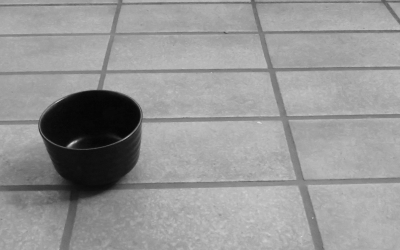
#> input picture Image_processing_Practical_labs/Exp3/Arithmatic opreation on imag/First_img.png, 400 x 250 px, found by its file name
$ jupyter execute Arithematic_opreation.ipynb
#> lines starting #> are read from the running program, lines starting #| are printed output that depends on the picture
[cell 1]
import cv2
import matplotlib.pyplot as plt

# Load two images
image1 = cv2.imread('First_img.PNG')
#> image1 is the input picture: shape (250, 400, 3); min 4, max 221, mean 150.2
image2 = cv2.imread('Second_img.PNG')
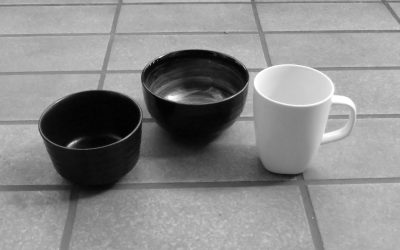
#> input picture Image_processing_Practical_labs/Exp3/Arithmatic opreation on imag/Second_img.png, 400 x 250 px, found by its file name
#> image2 is the input picture: shape (250, 400, 3); min 1, max 255, mean 137.4

# Convert from BGR to RGB for correct display with matplotlib
image1 = cv2.cvtColor(image1, cv2.COLOR_BGR2RGB)
image2 = cv2.cvtColor(image2, cv2.COLOR_BGR2RGB)

# Resize both images to same size (important)
image2 = cv2.resize(image2, (image1.shape[1], image1.shape[0]))

# Perform pixel-wise addition
added = cv2.add(image1, image2)
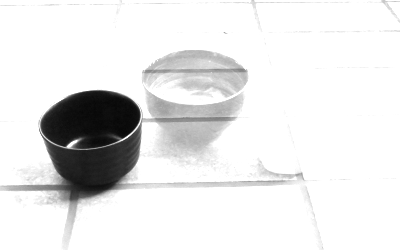
#> added: shape (250, 400, 3); min 7, max 255, mean 230

# Display results
plt.figure(figsize=(10, 10))

plt.subplot(1, 3, 1)
plt.imshow(image1)
plt.title('First Image')
plt.axis('off')

plt.subplot(1, 3, 2)
plt.imshow(image2)
plt.title('Second Image')
plt.axis('off')

plt.subplot(1, 3, 3)
plt.imshow(added)
plt.title('Added Image (image1 + image2)')
plt.axis('off')

plt.show()
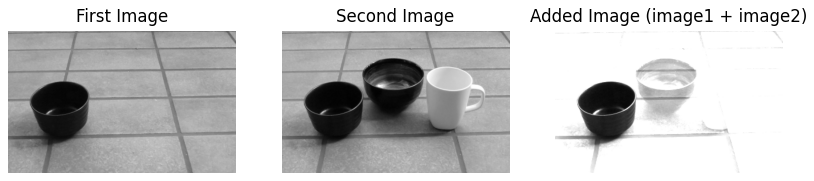
#> figure drawn by matplotlib, 3 panels

[cell 2]
# Importing the Libraries
import cv2
import matplotlib.pyplot as plt

[cell 3]
import cv2

# Loading the Images in RGB format
image1 = cv2.imread('First_img.PNG')       # Replace with your filename
image2 = cv2.imread('Second_img.PNG')      # Replace with your filename

# Convert from BGR (default OpenCV format) to RGB
image1 = cv2.cvtColor(image1, cv2.COLOR_BGR2RGB)
image2 = cv2.cvtColor(image2, cv2.COLOR_BGR2RGB)

# Print their shapes
print('Image 1 Shape:', image1.shape)
#| Image 1 Shape: (250, 400, 3)
print('Image 2 Shape:', image2.shape)
#| Image 2 Shape: (250, 400, 3)

[cell 4]
# Performing Weighted Addition & Displaying Results
res = cv2.addWeighted(image1, 0.6, image2, 0.4, 3)
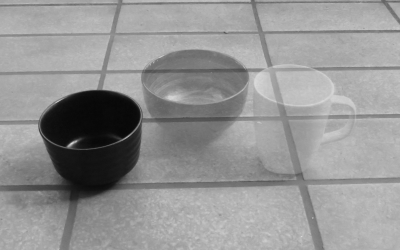
#> res: shape (250, 400, 3); min 7, max 217, mean 148.1

fig = plt.figure(figsize=(10,10))
ax1 = fig.add_subplot(131)
ax2 = fig.add_subplot(132)
ax3 = fig.add_subplot(133)

ax1.imshow(image1, cmap='gray')
ax1.title.set_text('First Image (Weight: 60%)')
ax2.imshow(image2, cmap='gray')
ax2.title.set_text('Second Image (Weight: 40%)')
ax3.imshow(res, cmap='gray')
ax3.title.set_text('Resulting Image after Addition')
plt.show()

[cell 5]
# Performing Subtraction & Displaying Results
res = cv2.subtract(image1, image2)
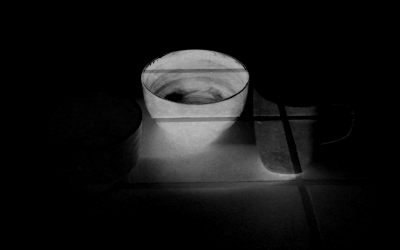
#> res: shape (250, 400, 3); min 0, max 188, mean 19.4

fig = plt.figure(figsize=(10,10))
ax1 = fig.add_subplot(131)
ax2 = fig.add_subplot(132)
ax3 = fig.add_subplot(133)

ax1.imshow(image1, cmap='gray')
ax1.title.set_text('First Image')
ax2.imshow(image2, cmap='gray')
ax2.title.set_text('Second Image')
ax3.imshow(res, cmap='gray')
ax3.title.set_text('Resulting Image after Subtraction')
plt.show()

[cell 6]
# Performing Subtraction & Displaying Results
res = cv2.multiply(image1, image2)
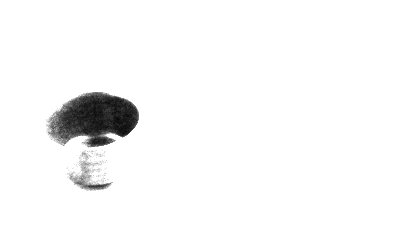
#> res: shape (250, 400, 3); min 6, max 255, mean 247.5

fig = plt.figure(figsize=(10,10))
ax1 = fig.add_subplot(131)
ax2 = fig.add_subplot(132)
ax3 = fig.add_subplot(133)

ax1.imshow(image1, cmap='gray')
ax1.title.set_text('First Image')
ax2.imshow(image2, cmap='gray')
ax2.title.set_text('Second Image')
ax3.imshow(res, cmap='gray')
ax3.title.set_text('Resulting Image after multiplication')
plt.show()

[cell 7]
# Performing Subtraction & Displaying Results
res = cv2.divide(image1, image2)
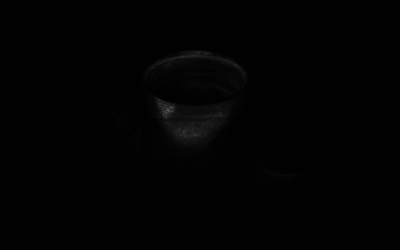
#> res: shape (250, 400, 3); min 0, max 86, mean 1.9

fig = plt.figure(figsize=(10,10))
ax1 = fig.add_subplot(131)
ax2 = fig.add_subplot(132)
ax3 = fig.add_subplot(133)

ax1.imshow(image1, cmap='gray')
ax1.title.set_text('First Image')
ax2.imshow(image2, cmap='gray')
ax2.title.set_text('Second Image')
ax3.imshow(res, cmap='gray')
ax3.title.set_text('Resulting Image after divide')
plt.show()
